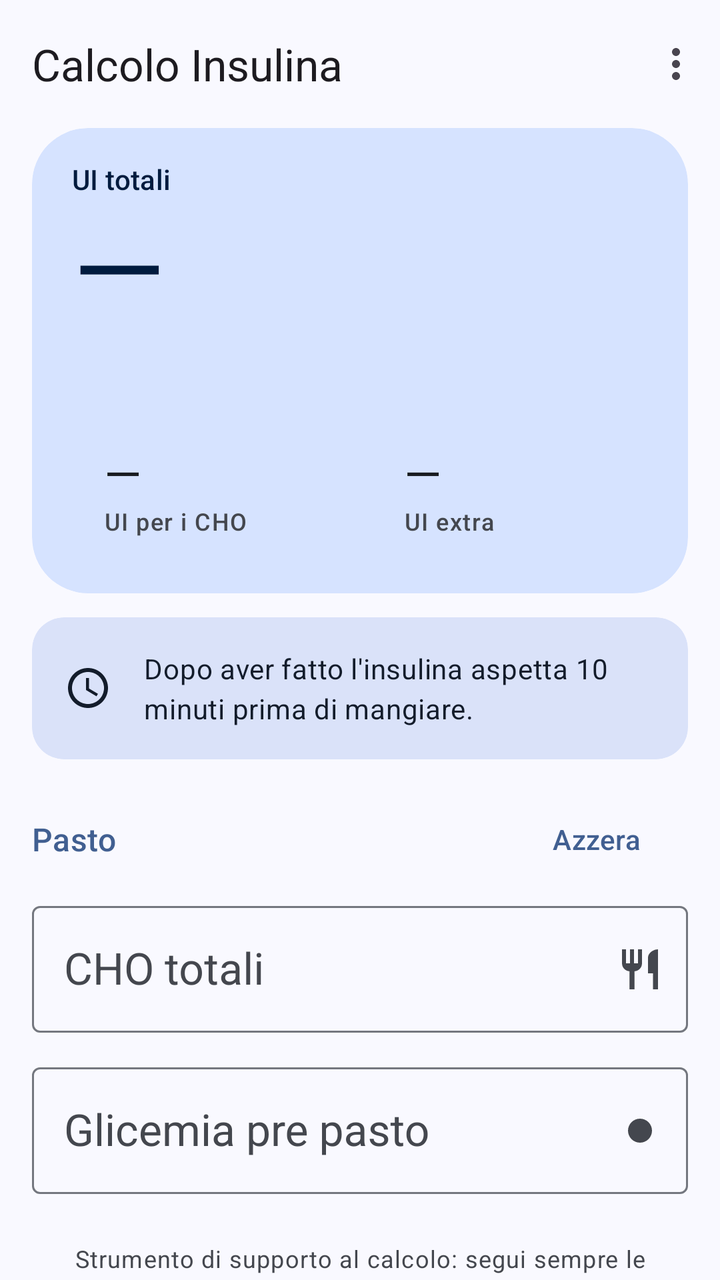
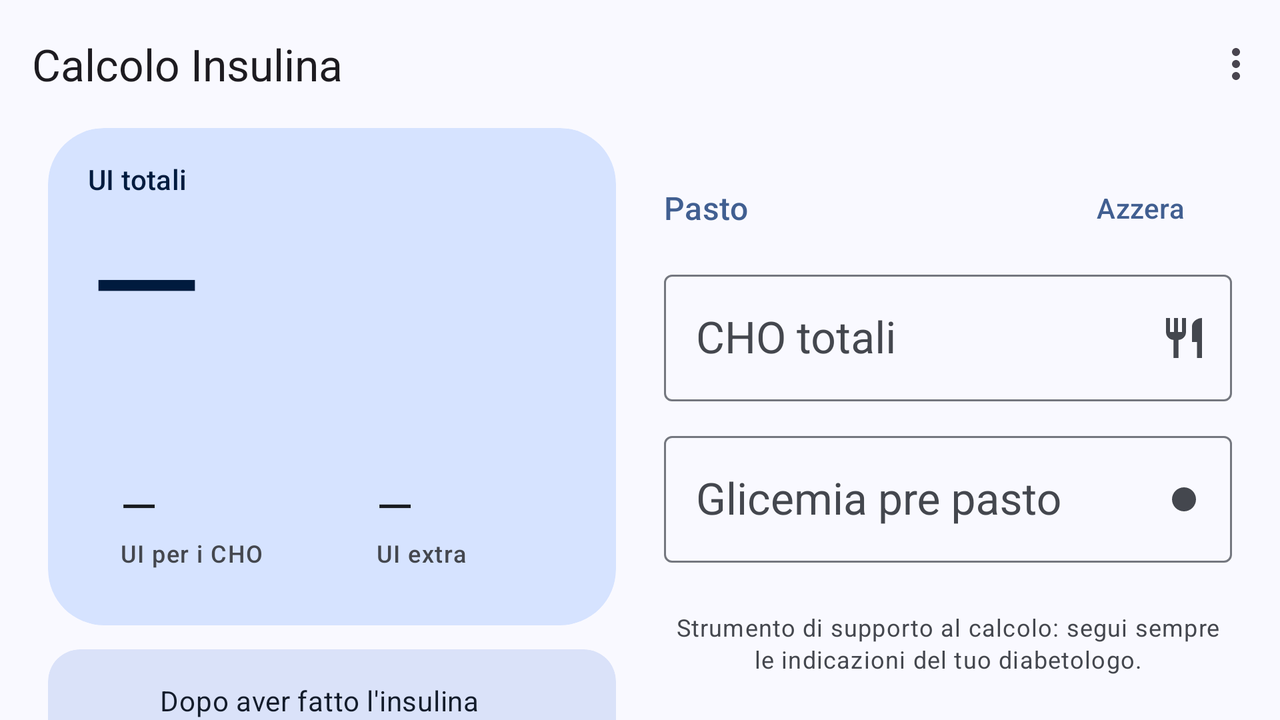

Two renders of one Android screen. The first uses the default layout on a phone; the second uses the alternative layout the repository ships for a different screen configuration, on a matching device. The two XML files are below.
<!-- AndroidManifest.xml: application theme Theme.CalcoloInsulina -->
<!-- res/layout/activity_main.xml -->
<?xml version="1.0" encoding="utf-8"?>
<LinearLayout xmlns:android="http://schemas.android.com/apk/res/android"
    xmlns:app="http://schemas.android.com/apk/res-auto"
    android:id="@+id/root"
    android:layout_width="match_parent"
    android:layout_height="match_parent"
    android:background="?attr/colorSurface"
    android:focusable="true"
    android:focusableInTouchMode="true"
    android:orientation="vertical">

    <com.google.android.material.appbar.MaterialToolbar
        android:id="@+id/toolbar"
        android:layout_width="match_parent"
        android:layout_height="?attr/actionBarSize"
        app:menu="@menu/menu_principale"
        app:title="@string/app_name" />

    
    <include
        layout="@layout/parte_risultato"
        android:layout_width="match_parent"
        android:layout_height="wrap_content"
        android:layout_marginStart="@dimen/margine_laterale"
        android:layout_marginEnd="@dimen/margine_laterale" />

    <androidx.core.widget.NestedScrollView
        android:id="@+id/scroll"
        android:layout_width="match_parent"
        android:layout_height="0dp"
        android:layout_weight="1"
        android:clipToPadding="false"
        android:paddingBottom="24dp">

        <LinearLayout
            android:layout_width="match_parent"
            android:layout_height="wrap_content"
            android:orientation="vertical"
            android:paddingStart="@dimen/margine_laterale"
            android:paddingEnd="@dimen/margine_laterale">

            <include layout="@layout/parte_nota" />

            <include layout="@layout/parte_input" />
        </LinearLayout>
    </androidx.core.widget.NestedScrollView>
</LinearLayout>
<!-- res/layout/parte_risultato.xml (included above) -->
<?xml version="1.0" encoding="utf-8"?>
<com.google.android.material.card.MaterialCardView xmlns:android="http://schemas.android.com/apk/res/android"
    xmlns:app="http://schemas.android.com/apk/res-auto"
    android:id="@+id/card_risultato"
    style="?attr/materialCardViewFilledStyle"
    android:layout_width="match_parent"
    android:layout_height="wrap_content"
    app:cardBackgroundColor="?attr/colorPrimaryContainer"
    app:cardCornerRadius="28dp">

    <LinearLayout
        android:layout_width="match_parent"
        android:layout_height="wrap_content"
        android:animateLayoutChanges="true"
        android:orientation="vertical"
        android:paddingStart="20dp"
        android:paddingTop="16dp"
        android:paddingEnd="20dp"
        android:paddingBottom="16dp">

        <TextView
            android:layout_width="wrap_content"
            android:layout_height="wrap_content"
            android:text="@string/dose_totale"
            android:textAppearance="?attr/textAppearanceLabelLarge"
            android:textColor="?attr/colorOnPrimaryContainer" />

        <TextView
            android:id="@+id/out_totale"
            android:layout_width="match_parent"
            android:layout_height="@dimen/altezza_totale"
            android:gravity="bottom|start"
            android:includeFontPadding="false"
            android:maxLines="1"
            android:text="@string/placeholder"
            android:textAppearance="?attr/textAppearanceDisplayLarge"
            android:textColor="?attr/colorOnPrimaryContainer"
            app:autoSizeMaxTextSize="112sp"
            app:autoSizeMinTextSize="20sp"
            app:autoSizeStepGranularity="2sp"
            app:autoSizeTextType="uniform" />

        <TextView
            android:id="@+id/out_arrotondato"
            android:layout_width="wrap_content"
            android:layout_height="wrap_content"
            android:layout_marginTop="4dp"
            android:textAppearance="?attr/textAppearanceBodyMedium"
            android:textColor="?attr/colorOnPrimaryContainer" />

        <LinearLayout
            android:id="@+id/result_chips"
            android:layout_width="match_parent"
            android:layout_height="wrap_content"
            android:layout_marginTop="16dp"
            android:baselineAligned="false"
            android:orientation="horizontal">

            <LinearLayout
                style="@style/Riquadro"
                android:layout_marginEnd="6dp">

                <TextView
                    android:id="@+id/out_pasto"
                    style="@style/RiquadroValore"
                    android:text="@string/placeholder" />

                <TextView
                    style="@style/RiquadroEtichetta"
                    android:text="@string/ui_pasto" />
            </LinearLayout>

            <LinearLayout
                style="@style/Riquadro"
                android:layout_marginStart="6dp">

                <TextView
                    android:id="@+id/out_extra"
                    style="@style/RiquadroValore"
                    android:text="@string/placeholder" />

                <TextView
                    style="@style/RiquadroEtichetta"
                    android:text="@string/ui_extra" />
            </LinearLayout>

            
            <LinearLayout
                android:id="@+id/riquadro_iob"
                style="@style/Riquadro"
                android:layout_marginStart="12dp"
                android:visibility="gone">

                <TextView
                    android:id="@+id/out_iob"
                    style="@style/RiquadroValore" />

                <TextView
                    style="@style/RiquadroEtichetta"
                    android:text="@string/insulina_attiva" />
            </LinearLayout>
        </LinearLayout>
    </LinearLayout>
</com.google.android.material.card.MaterialCardView>
<!-- res/layout/parte_nota.xml (included above) -->
<?xml version="1.0" encoding="utf-8"?>
<LinearLayout xmlns:android="http://schemas.android.com/apk/res/android"
    xmlns:app="http://schemas.android.com/apk/res-auto"
    android:layout_width="match_parent"
    android:layout_height="wrap_content"
    android:orientation="vertical">

    
    <com.google.android.material.card.MaterialCardView
        style="?attr/materialCardViewFilledStyle"
        android:layout_width="match_parent"
        android:layout_height="wrap_content"
        android:layout_marginTop="12dp"
        app:cardBackgroundColor="?attr/colorSecondaryContainer"
        app:cardCornerRadius="16dp">

        <LinearLayout
            android:layout_width="match_parent"
            android:layout_height="wrap_content"
            android:gravity="center_vertical"
            android:orientation="horizontal"
            android:padding="16dp">

            <ImageView
                android:layout_width="24dp"
                android:layout_height="24dp"
                android:importantForAccessibility="no"
                android:src="@drawable/ic_orologio"
                app:tint="?attr/colorOnSecondaryContainer" />

            <TextView
                android:layout_width="0dp"
                android:layout_height="wrap_content"
                android:layout_marginStart="16dp"
                android:layout_weight="1"
                android:text="@string/nota_attesa"
                android:textAppearance="?attr/textAppearanceBodyMedium"
                android:textColor="?attr/colorOnSecondaryContainer" />
        </LinearLayout>
    </com.google.android.material.card.MaterialCardView>

    
    <com.google.android.material.card.MaterialCardView
        android:id="@+id/card_promemoria"
        style="?attr/materialCardViewOutlinedStyle"
        android:layout_width="match_parent"
        android:layout_height="wrap_content"
        android:layout_marginTop="12dp"
        android:visibility="gone"
        app:cardCornerRadius="16dp">

        <LinearLayout
            android:layout_width="match_parent"
            android:layout_height="wrap_content"
            android:gravity="center_vertical"
            android:minHeight="56dp"
            android:orientation="horizontal"
            android:paddingStart="16dp"
            android:paddingEnd="8dp">

            <ImageView
                android:layout_width="24dp"
                android:layout_height="24dp"
                android:importantForAccessibility="no"
                android:src="@drawable/ic_campanella"
                app:tint="?attr/colorPrimary" />

            <TextView
                android:id="@+id/testo_promemoria"
                android:layout_width="0dp"
                android:layout_height="wrap_content"
                android:layout_marginStart="16dp"
                android:layout_weight="1"
                android:textAppearance="?attr/textAppearanceBodyMedium"
                android:textColor="?attr/colorOnSurface" />

            <Button
                android:id="@+id/btn_annulla_promemoria"
                style="@style/Widget.Material3.Button.TextButton"
                android:layout_width="wrap_content"
                android:layout_height="wrap_content"
                android:text="@string/annulla" />
        </LinearLayout>
    </com.google.android.material.card.MaterialCardView>

    
    <com.google.android.material.card.MaterialCardView
        android:id="@+id/card_dosi"
        style="?attr/materialCardViewOutlinedStyle"
        android:layout_width="match_parent"
        android:layout_height="wrap_content"
        android:layout_marginTop="12dp"
        android:visibility="gone"
        app:cardCornerRadius="16dp">

        <LinearLayout
            android:layout_width="match_parent"
            android:layout_height="wrap_content"
            android:gravity="center_vertical"
            android:minHeight="56dp"
            android:orientation="horizontal"
            android:paddingStart="16dp"
            android:paddingEnd="8dp">

            <ImageView
                android:layout_width="24dp"
                android:layout_height="24dp"
                android:importantForAccessibility="no"
                android:src="@drawable/ic_notifica"
                app:tint="?attr/colorPrimary" />

            <TextView
                android:id="@+id/testo_dosi"
                android:layout_width="0dp"
                android:layout_height="wrap_content"
                android:layout_marginStart="16dp"
                android:layout_weight="1"
                android:textAppearance="?attr/textAppearanceBodyMedium"
                android:textColor="?attr/colorOnSurface" />

            <Button
                android:id="@+id/btn_registra_dose"
                style="@style/Widget.Material3.Button.TextButton"
                android:layout_width="wrap_content"
                android:layout_height="wrap_content"
                android:text="@string/registra_dose" />
        </LinearLayout>
    </com.google.android.material.card.MaterialCardView>
</LinearLayout>
<!-- res/layout/parte_input.xml (included above) -->
<?xml version="1.0" encoding="utf-8"?>
<LinearLayout xmlns:android="http://schemas.android.com/apk/res/android"
    xmlns:app="http://schemas.android.com/apk/res-auto"
    android:layout_width="match_parent"
    android:layout_height="wrap_content"
    android:orientation="vertical"
    android:paddingTop="16dp">

    <LinearLayout
        android:layout_width="match_parent"
        android:layout_height="wrap_content"
        android:gravity="center_vertical"
        android:orientation="horizontal">

        <TextView
            style="@style/TitoloSezione"
            android:layout_width="0dp"
            android:layout_weight="1"
            android:text="@string/pasto" />

        <Button
            android:id="@+id/btn_azzera"
            style="@style/Widget.Material3.Button.TextButton.Icon"
            android:layout_width="wrap_content"
            android:layout_height="wrap_content"
            android:text="@string/azzera"
            app:icon="@drawable/ic_azzera" />
    </LinearLayout>

    <com.google.android.material.textfield.TextInputLayout
        android:id="@+id/campo_cho"
        style="@style/Campo"
        android:layout_marginTop="4dp"
        android:hint="@string/cho_totali"
        app:endIconContentDescription="@string/calcola_cho_pasto"
        app:endIconDrawable="@drawable/ic_pasto"
        app:endIconMode="custom"
        app:suffixText="@string/unit_g">

        <com.google.android.material.textfield.TextInputEditText
            android:id="@+id/in_cho"
            style="@style/CampoInput" />
    </com.google.android.material.textfield.TextInputLayout>

    <com.google.android.material.textfield.TextInputLayout
        android:id="@+id/campo_glicemia"
        style="@style/Campo"
        android:hint="@string/glicemia_pre"
        app:endIconDrawable="@drawable/ic_pallino"
        app:endIconMode="custom"
        app:suffixText="@string/unit_mgdl">

        <com.google.android.material.textfield.TextInputEditText
            android:id="@+id/in_glicemia"
            style="@style/CampoInput"
            android:digits="0123456789"
            android:imeOptions="actionDone|flagNoExtractUi"
            android:inputType="number"
            android:maxLength="3" />
    </com.google.android.material.textfield.TextInputLayout>

    <TextView
        android:layout_width="match_parent"
        android:layout_height="wrap_content"
        android:layout_marginTop="24dp"
        android:gravity="center"
        android:text="@string/avviso_diabetologo"
        android:textAppearance="?attr/textAppearanceBodySmall"
        android:textColor="?attr/colorOnSurfaceVariant" />
</LinearLayout>
<!-- resources referenced by this layout -->
<resources>
  <dimen name="altezza_totale">72dp</dimen>
  <dimen name="margine_laterale">16dp</dimen>
  <string name="annulla">Annulla</string>
  <string name="app_name">Calcolo Insulina</string>
  <string name="avviso_diabetologo">Strumento di supporto al calcolo: segui sempre le indicazioni del tuo diabetologo.</string>
  <string name="azzera">Azzera</string>
  <string name="calcola_cho_pasto">Calcola i CHO del pasto</string>
  <string name="cho_totali">CHO totali</string>
  <string name="dose_totale">UI totali</string>
  <string name="glicemia_pre">Glicemia pre pasto</string>
  <string name="insulina_attiva">Insulina attiva</string>
  <string name="nota_attesa">Dopo aver fatto l\'insulina aspetta 10 minuti prima di mangiare.</string>
  <string name="pasto">Pasto</string>
  <string name="placeholder">—</string>
  <string name="registra_dose">Registra dose</string>
  <string name="ui_extra">UI extra</string>
  <string name="ui_pasto">UI per i CHO</string>
  <string name="unit_g">g</string>
  <string name="unit_mgdl">mg/dL</string>
  <style name="Campo" parent="Widget.Material3.TextInputLayout.OutlinedBox">
          <item name="android:layout_width">match_parent</item>
          <item name="android:layout_height">wrap_content</item>
          <item name="android:layout_marginTop">@dimen/spazio_campi</item>
      </style>
  <style name="TitoloSezione">
          <item name="android:layout_width">wrap_content</item>
          <item name="android:layout_height">wrap_content</item>
          <item name="android:textAppearance">?attr/textAppearanceTitleMedium</item>
          <item name="android:textColor">?attr/colorPrimary</item>
      </style>
  <dimen name="spazio_campi">12dp</dimen>
  <!-- drawable bg_riquadro (drawable) -->
  <?xml version="1.0" encoding="utf-8"?>
  <shape xmlns:android="http://schemas.android.com/apk/res/android" android:shape="rectangle">
      <solid android:color="@color/riquadro" />
      <corners android:radius="16dp" />
  </shape>
  <color name="md_primary">#FF415F91</color>
  <color name="md_on_primary">#FFFFFFFF</color>
  <color name="md_primary_container">#FFD6E3FF</color>
  <color name="md_on_primary_container">#FF001B3E</color>
  <color name="md_secondary">#FF565F71</color>
  <color name="md_on_secondary">#FFFFFFFF</color>
  <color name="md_secondary_container">#FFDAE2F9</color>
  <color name="md_on_secondary_container">#FF131C2B</color>
  <color name="md_tertiary">#FF705575</color>
  <color name="md_on_tertiary">#FFFFFFFF</color>
  <color name="md_tertiary_container">#FFFAD8FD</color>
  <color name="md_on_tertiary_container">#FF28132E</color>
  <color name="md_error">#FFBA1A1A</color>
  <color name="md_on_error">#FFFFFFFF</color>
  <color name="md_error_container">#FFFFDAD6</color>
  <color name="md_on_error_container">#FF410002</color>
  <color name="md_background">#FFF9F9FF</color>
  <color name="md_on_background">#FF191C20</color>
  <color name="md_surface">#FFF9F9FF</color>
  <color name="md_on_surface">#FF191C20</color>
  <color name="md_surface_variant">#FFE0E2EC</color>
  <color name="md_on_surface_variant">#FF44474E</color>
  <color name="md_outline">#FF74777F</color>
  <color name="md_outline_variant">#FFC4C6D0</color>
  <color name="md_inverse_surface">#FF2E3036</color>
  <color name="md_inverse_on_surface">#FFF0F0F7</color>
  <color name="md_inverse_primary">#FFAAC7FF</color>
  <color name="md_surface_dim">#FFD9D9E0</color>
  <color name="md_surface_bright">#FFF9F9FF</color>
  <color name="md_surface_container_lowest">#FFFFFFFF</color>
  <color name="md_surface_container_low">#FFF3F3FA</color>
  <color name="md_surface_container">#FFEDEDF4</color>
  <color name="md_surface_container_high">#FFE7E8EE</color>
  <color name="md_surface_container_highest">#FFE2E2E9</color>
  <!-- some entries are left out for length -->
</resources>
<!-- res/layout-w600dp/activity_main.xml (the repository's variant of the layout above) -->
<!-- drawn on the phone turned sideways -->
<?xml version="1.0" encoding="utf-8"?>
<LinearLayout xmlns:android="http://schemas.android.com/apk/res/android"
    xmlns:app="http://schemas.android.com/apk/res-auto"
    android:id="@+id/root"
    android:layout_width="match_parent"
    android:layout_height="match_parent"
    android:background="?attr/colorSurface"
    android:focusable="true"
    android:focusableInTouchMode="true"
    android:orientation="vertical">

    <com.google.android.material.appbar.MaterialToolbar
        android:id="@+id/toolbar"
        android:layout_width="match_parent"
        android:layout_height="?attr/actionBarSize"
        app:menu="@menu/menu_principale"
        app:title="@string/app_name" />

    <LinearLayout
        android:layout_width="match_parent"
        android:layout_height="0dp"
        android:layout_weight="1"
        android:baselineAligned="false"
        android:orientation="horizontal"
        android:paddingStart="@dimen/margine_laterale"
        android:paddingEnd="@dimen/margine_laterale">

        <androidx.core.widget.NestedScrollView
            android:layout_width="0dp"
            android:layout_height="match_parent"
            android:layout_weight="1"
            android:clipToPadding="false"
            android:paddingBottom="24dp">

            <LinearLayout
                android:layout_width="match_parent"
                android:layout_height="wrap_content"
                android:orientation="vertical">

                <include layout="@layout/parte_risultato" />

                <include layout="@layout/parte_nota" />
            </LinearLayout>
        </androidx.core.widget.NestedScrollView>

        <Space
            android:layout_width="24dp"
            android:layout_height="match_parent" />

        <androidx.core.widget.NestedScrollView
            android:id="@+id/scroll"
            android:layout_width="0dp"
            android:layout_height="match_parent"
            android:layout_weight="1"
            android:clipToPadding="false"
            android:paddingBottom="24dp">

            <include layout="@layout/parte_input" />
        </androidx.core.widget.NestedScrollView>
    </LinearLayout>
</LinearLayout>
<!-- resources referenced by the variant -->
<!-- as the phone turned sideways resolves them -->
<resources>
  <!-- from res/values-w600dp/ -->
  <dimen name="altezza_totale">88dp</dimen>
  <!-- from res/values-w600dp/ -->
  <dimen name="margine_laterale">24dp</dimen>
  <string name="annulla">Annulla</string>
  <string name="app_name">Calcolo Insulina</string>
  <string name="avviso_diabetologo">Strumento di supporto al calcolo: segui sempre le indicazioni del tuo diabetologo.</string>
  <string name="azzera">Azzera</string>
  <string name="calcola_cho_pasto">Calcola i CHO del pasto</string>
  <string name="cho_totali">CHO totali</string>
  <string name="dose_totale">UI totali</string>
  <string name="glicemia_pre">Glicemia pre pasto</string>
  <string name="insulina_attiva">Insulina attiva</string>
  <string name="nota_attesa">Dopo aver fatto l\'insulina aspetta 10 minuti prima di mangiare.</string>
  <string name="pasto">Pasto</string>
  <string name="placeholder">—</string>
  <string name="registra_dose">Registra dose</string>
  <string name="ui_extra">UI extra</string>
  <string name="ui_pasto">UI per i CHO</string>
  <string name="unit_g">g</string>
  <string name="unit_mgdl">mg/dL</string>
  <style name="Campo" parent="Widget.Material3.TextInputLayout.OutlinedBox">
          <item name="android:layout_width">match_parent</item>
          <item name="android:layout_height">wrap_content</item>
          <item name="android:layout_marginTop">@dimen/spazio_campi</item>
      </style>
  <style name="TitoloSezione">
          <item name="android:layout_width">wrap_content</item>
          <item name="android:layout_height">wrap_content</item>
          <item name="android:textAppearance">?attr/textAppearanceTitleMedium</item>
          <item name="android:textColor">?attr/colorPrimary</item>
      </style>
  <dimen name="spazio_campi">12dp</dimen>
  <!-- drawable bg_riquadro (drawable) -->
  <?xml version="1.0" encoding="utf-8"?>
  <shape xmlns:android="http://schemas.android.com/apk/res/android" android:shape="rectangle">
      <solid android:color="@color/riquadro" />
      <corners android:radius="16dp" />
  </shape>
  <color name="md_primary">#FF415F91</color>
  <color name="md_on_primary">#FFFFFFFF</color>
  <color name="md_primary_container">#FFD6E3FF</color>
  <color name="md_on_primary_container">#FF001B3E</color>
  <color name="md_secondary">#FF565F71</color>
  <color name="md_on_secondary">#FFFFFFFF</color>
  <color name="md_secondary_container">#FFDAE2F9</color>
  <color name="md_on_secondary_container">#FF131C2B</color>
  <color name="md_tertiary">#FF705575</color>
  <color name="md_on_tertiary">#FFFFFFFF</color>
  <color name="md_tertiary_container">#FFFAD8FD</color>
  <color name="md_on_tertiary_container">#FF28132E</color>
  <color name="md_error">#FFBA1A1A</color>
  <color name="md_on_error">#FFFFFFFF</color>
  <color name="md_error_container">#FFFFDAD6</color>
  <color name="md_on_error_container">#FF410002</color>
  <color name="md_background">#FFF9F9FF</color>
  <color name="md_on_background">#FF191C20</color>
  <color name="md_surface">#FFF9F9FF</color>
  <color name="md_on_surface">#FF191C20</color>
  <color name="md_surface_variant">#FFE0E2EC</color>
  <color name="md_on_surface_variant">#FF44474E</color>
  <color name="md_outline">#FF74777F</color>
  <color name="md_outline_variant">#FFC4C6D0</color>
  <color name="md_inverse_surface">#FF2E3036</color>
  <color name="md_inverse_on_surface">#FFF0F0F7</color>
  <color name="md_inverse_primary">#FFAAC7FF</color>
  <color name="md_surface_dim">#FFD9D9E0</color>
  <color name="md_surface_bright">#FFF9F9FF</color>
  <color name="md_surface_container_lowest">#FFFFFFFF</color>
  <color name="md_surface_container_low">#FFF3F3FA</color>
  <color name="md_surface_container">#FFEDEDF4</color>
  <color name="md_surface_container_high">#FFE7E8EE</color>
  <color name="md_surface_container_highest">#FFE2E2E9</color>
  <!-- some entries are left out for length -->
</resources>
